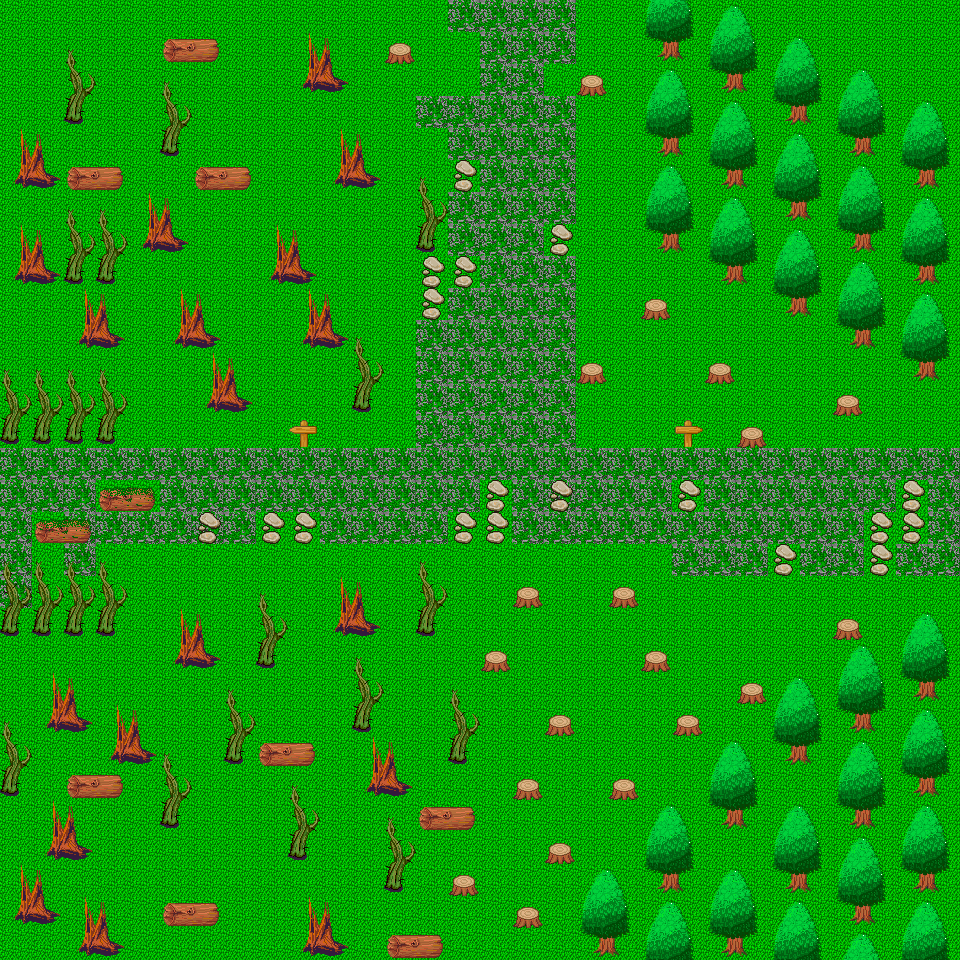

A level layout from a 2D game, rendered from its tile map. Below: a short description, then the map file with tile-grid data replaced by summaries:
An orthogonal 30x30 tile map with 32x32 px tiles, 3 tile layers (Слой тайлов 1, Слой тайлов 2, Слой тайлов 3) and 2 objects.

<map version="1.5" tiledversion="1.7.2" orientation="orthogonal" renderorder="right-down" width="30" height="30" tilewidth="32" tileheight="32" infinite="0" nextlayerid="5" nextobjectid="8">
 <tileset firstgid="1" source="test.tsx" />
 <layer id="1" name="Слой тайлов 1" width="30" height="30">
  <data>[900 cells, 900 non-empty, 2 distinct tile ids]</data>
 </layer>
 <layer id="2" name="Слой тайлов 2" width="30" height="30">
  <data>[900 cells, 185 non-empty, 14 distinct tile ids]</data>
 </layer>
 <layer id="3" name="Слой тайлов 3" width="30" height="30">
  <data>[900 cells, 263 non-empty, 8 distinct tile ids]</data>
 </layer>
 <objectgroup id="3" name="Слой объектов 1">
  <object id="6" x="288" y="416" width="32" height="32">
   <properties>
    <property name="text" value="&lt;p&gt;Пещера хххххх&lt;/p&gt;" />
   </properties>
  </object>
  <object id="7" x="672" y="416" width="32" height="32">
   <properties>
    <property name="text" value="&lt;p&gt;Дорога к ххххх&lt;/p&gt;" />
   </properties>
  </object>
 </objectgroup>
</map>
